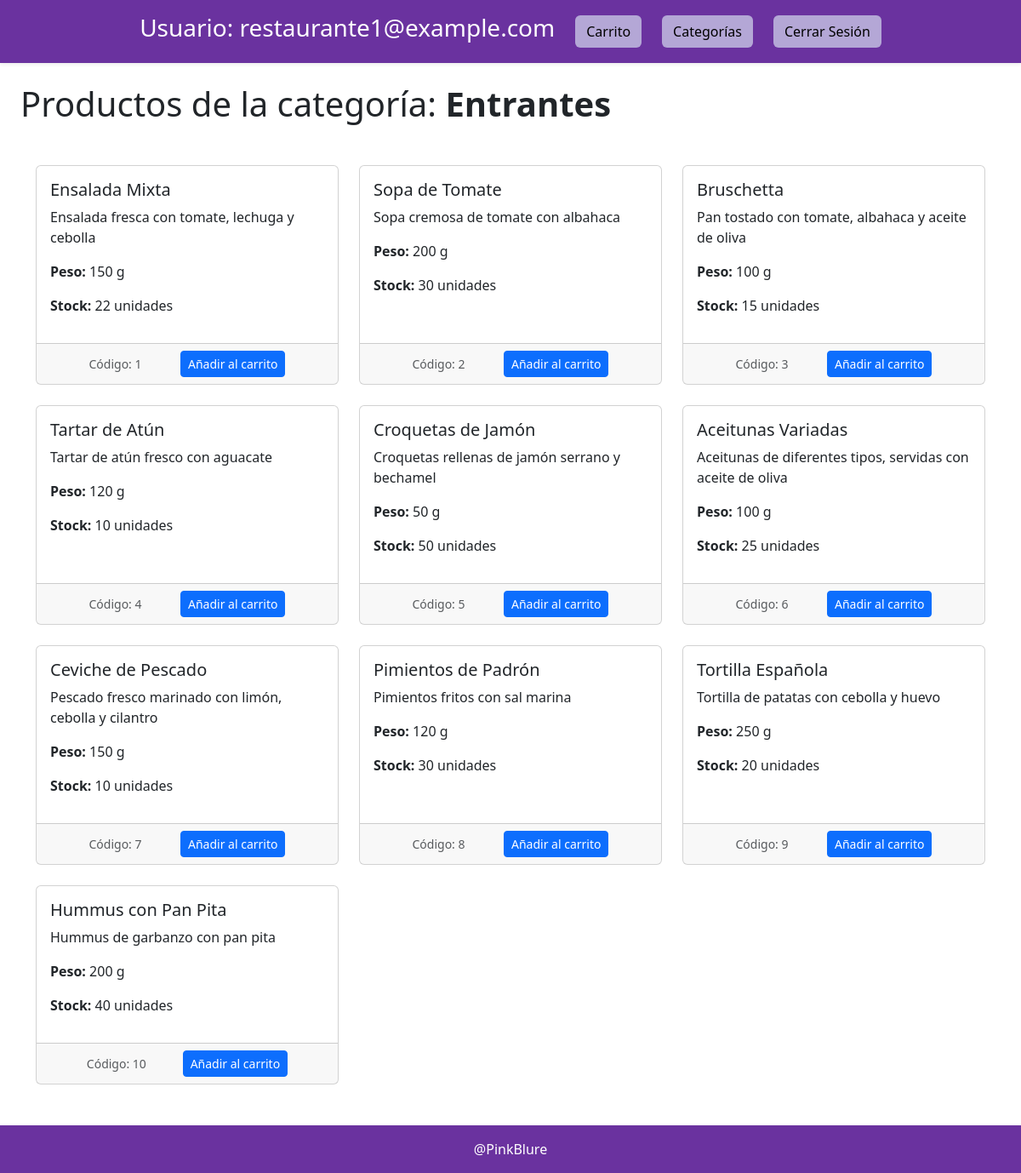
Page /src/pages/productos.php?codigo=1 (signed in) on the committed database.
### tables this page shows
CREATE TABLE IF NOT EXISTS `Categoria` (
  `Codigo` int(11) NOT NULL AUTO_INCREMENT,
  `Nombre` varchar(100) NOT NULL,
  `Descripcion` text NOT NULL,
  PRIMARY KEY (`Codigo`)
);

CREATE TABLE IF NOT EXISTS `Producto` (
  `Codigo` int(11) NOT NULL AUTO_INCREMENT,
  `Nombre` varchar(100) NOT NULL,
  `Descripcion` text NOT NULL,
  `Peso` int(11) NOT NULL,
  `CantidadStock` int(11) NOT NULL,
  `Categoria` int(11) NOT NULL,
  PRIMARY KEY (`Codigo`),
  KEY `fk_categoria` (`Categoria`)
);

### src/db/database_functions.php (called while the page is built, shortened)
<?php
function seleccionarProductos($conn, $codigoCategoria)
{
  try {
    $sql = "SELECT * FROM Producto WHERE Categoria = :codigoCategoria";
    $stmt = $conn->prepare($sql);
    $stmt->bindParam(':codigoCategoria', $codigoCategoria, PDO::PARAM_INT);
    $stmt->execute();
    return $stmt->fetchAll(PDO::FETCH_ASSOC);
  } catch (PDOException $ex) {
    error_log("Error al seleccionar productos: " . $ex->getMessage());
    return null;
  }
}

### src/pages/productos.php (the view, shortened to what this page needs)
<?php
require_once __DIR__ . '/../db/database_functions.php';
$user = $_SESSION['user'];
if (isset($_GET['codigo'])) {
  $codigoCategoria = htmlspecialchars($_GET['codigo']);
} else {
  die("No se proporcionó un código de categoría.");
}
?>
<!DOCTYPE html>
<html lang="es">
<head>
  <link href="https://cdn.jsdelivr.net/npm/bootstrap@5.3.3/dist/css/bootstrap.min.css" rel="stylesheet">
</head>
<body class="d-flex flex-column">
  <header class="container-fluid pt-3 pb-3 d-flex flex-row justify-content-center gap-4 align-items-center shadow-sm text-white"
    style="background-color: #6a329f;">
    <h3>Usuario: <?php echo htmlspecialchars($user['email']); ?></h3>
    <a href="/Proyectos/gestion_restaurante/src/pages/carrito.php" class="btn text-black position-relative" style="background-color: #b4a7d6;">
      <i class="bi bi-cart"></i> Carrito
    </a>
    <a href="/Proyectos/gestion_restaurante/src/pages/lista.php" class="btn text-black" style="background-color: #b4a7d6;">Categorías</a>
    <a href="/Proyectos/gestion_restaurante/src/auth/logout.php" class="btn text-black" style="background-color: #b4a7d6;">Cerrar
      Sesión</a>
  </header>
  <main class="content flex-grow-1 m-4">
    <?php
    $conn = createConnection();
    try {
      $stmt = $conn->prepare("SELECT Nombre FROM Categoria WHERE Codigo = :codigo");
      $stmt->bindParam(':codigo', $codigoCategoria, PDO::PARAM_INT);
      $stmt->execute();
      $categoria = $stmt->fetch(PDO::FETCH_ASSOC);
      if ($categoria) {
        echo "<h1 class='text-left'>Productos de la categoría: <strong>" . htmlspecialchars($categoria['Nombre']) . "</strong></h1>";
      }
    } catch (PDOException $ex) {
      echo "Error al obtener la categoría: " . htmlspecialchars($ex->getMessage());
    }
    $productos = seleccionarProductos($conn, $codigoCategoria);
    if ($productos) {
      echo "<div class='container mt-5'>";
      echo "<div class='row'>";
      foreach ($productos as $producto) {
        $codigo = htmlspecialchars($producto['Codigo']);
        $nombre = htmlspecialchars($producto['Nombre']);
        $descripcion = htmlspecialchars($producto['Descripcion']);
        $peso = htmlspecialchars($producto['Peso']);
        $cantidadStock = htmlspecialchars($producto['CantidadStock']);
        echo "
          <div class='col-md-4 mb-4'>
              <div class='card h-100'>
                  <div class='card-body'>
                      <h5 class='card-title'>{$nombre}</h5>
                      <p class='card-text'>{$descripcion}</p>
                      <p><strong>Peso:</strong> {$peso} g</p>
                      <p><strong>Stock:</strong> {$cantidadStock} unidades</p>
                  </div>
                  <div class='card-footer d-flex flex-row justify-content-evenly align-items-center'>
                      <small class='text-muted'>Código: {$codigo}</small>
                      <form action='/Proyectos/gestion_restaurante/src/cart/agregarCarrito.php' method='POST'>
                        <input type='hidden' name='codigoProducto' value='{$codigo}'>
                        <input type='hidden' name='codigoCategoria' value='{$codigoCategoria}'>
                        <button type='submit' class='btn btn-primary btn-sm'>Añadir al carrito</button>
                      </form>
                  </div>
              </div>
          </div>";
      }
      echo "</div>";
      echo "</div>";
    } else {
      echo "<p>No se encontraron productos para esta categoría.</p>";
    }
    ?>
  </main>
  <footer class="container-fluid d-flex justify-content-center align-items-center pt-3 pb-3 shadow-sm text-white"
    style="background-color: #6a329f;">
    <a href="https://github.com/PinkBlure" class="text-white text-decoration-none">@PinkBlure</a>
  </footer>
</body>
</html>

### src/pages/productos.php (style rules this page uses)
.content { min-height: 100vh; }

### rows in the picture
categoria: Nombre "Entrantes"
producto: Nombre "Ensalada Mixta", Descripcion "Ensalada fresca con tomate, lechuga y cebolla", Peso "150", CantidadStock "22", Codigo "1"
producto: Nombre "Sopa de Tomate", Descripcion "Sopa cremosa de tomate con albahaca", Peso "200", CantidadStock "30", Codigo "2"
producto: Nombre "Bruschetta", Descripcion "Pan tostado con tomate, albahaca y aceite de oliva", Peso "100", CantidadStock "15", Codigo "3"
producto: Nombre "Tartar de Atún", Descripcion "Tartar de atún fresco con aguacate", Peso "120", CantidadStock "10", Codigo "4"
producto: Nombre "Croquetas de Jamón", Descripcion "Croquetas rellenas de jamón serrano y bechamel", Peso "50", CantidadStock "50", Codigo "5"
producto: Nombre "Aceitunas Variadas", Descripcion "Aceitunas de diferentes tipos, servidas con aceite de oliva", Peso "100", CantidadStock "25", Codigo "6"
producto: Nombre "Ceviche de Pescado", Descripcion "Pescado fresco marinado con limón, cebolla y cilantro", Peso "150", CantidadStock "10", Codigo "7"
producto: Nombre "Pimientos de Padrón", Descripcion "Pimientos fritos con sal marina", Peso "120", CantidadStock "30", Codigo "8"
producto: Nombre "Tortilla Española", Descripcion "Tortilla de patatas con cebolla y huevo", Peso "250", CantidadStock "20", Codigo "9"
producto: Nombre "Hummus con Pan Pita", Descripcion "Hummus de garbanzo con pan pita", Peso "200", CantidadStock "40", Codigo "10"

### other values in the picture
$user['email'] "restaurante1@example.com"
